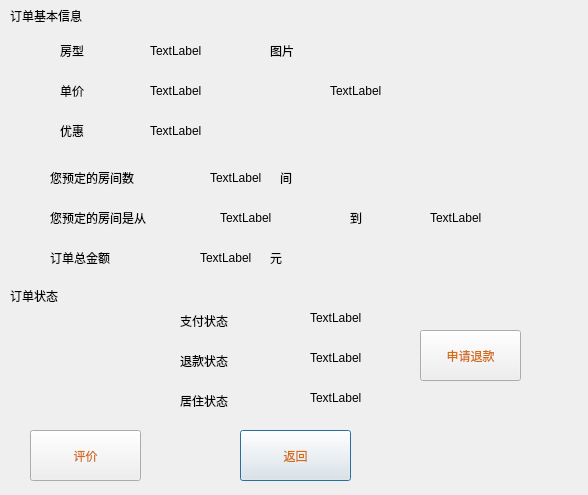
<?xml version="1.0" encoding="UTF-8"?>
<ui version="4.0">
 <class>checkorder</class>
 <widget class="QDialog" name="checkorder">
  <property name="geometry">
   <rect>
    <x>0</x>
    <y>0</y>
    <width>588</width>
    <height>495</height>
   </rect>
  </property>
  <property name="windowTitle">
   <string>查看订单详情</string>
  </property>
  <widget class="QLabel" name="label">
   <property name="geometry">
    <rect>
     <x>60</x>
     <y>40</y>
     <width>71</width>
     <height>21</height>
    </rect>
   </property>
   <property name="styleSheet">
    <string notr="true">font: 10pt &quot;方正清刻本悦宋简体&quot;;</string>
   </property>
   <property name="text">
    <string>房型</string>
   </property>
  </widget>
  <widget class="QLabel" name="label_2">
   <property name="geometry">
    <rect>
     <x>60</x>
     <y>80</y>
     <width>71</width>
     <height>21</height>
    </rect>
   </property>
   <property name="styleSheet">
    <string notr="true">font: 10pt &quot;方正清刻本悦宋简体&quot;;</string>
   </property>
   <property name="text">
    <string>单价</string>
   </property>
  </widget>
  <widget class="QLabel" name="label_3">
   <property name="geometry">
    <rect>
     <x>60</x>
     <y>120</y>
     <width>71</width>
     <height>21</height>
    </rect>
   </property>
   <property name="styleSheet">
    <string notr="true">font: 10pt &quot;方正清刻本悦宋简体&quot;;</string>
   </property>
   <property name="text">
    <string>优惠</string>
   </property>
  </widget>
  <widget class="QLabel" name="label_4">
   <property name="geometry">
    <rect>
     <x>270</x>
     <y>40</y>
     <width>71</width>
     <height>21</height>
    </rect>
   </property>
   <property name="styleSheet">
    <string notr="true">font: 10pt &quot;方正清刻本悦宋简体&quot;;</string>
   </property>
   <property name="text">
    <string>图片</string>
   </property>
  </widget>
  <widget class="QLabel" name="label_5">
   <property name="geometry">
    <rect>
     <x>50</x>
     <y>170</y>
     <width>131</width>
     <height>16</height>
    </rect>
   </property>
   <property name="styleSheet">
    <string notr="true">font: 10pt &quot;方正清刻本悦宋简体&quot;;</string>
   </property>
   <property name="text">
    <string>您预定的房间数</string>
   </property>
  </widget>
  <widget class="QLabel" name="label_6">
   <property name="geometry">
    <rect>
     <x>350</x>
     <y>210</y>
     <width>21</width>
     <height>16</height>
    </rect>
   </property>
   <property name="styleSheet">
    <string notr="true">font: 10pt &quot;方正清刻本悦宋简体&quot;;</string>
   </property>
   <property name="text">
    <string>到</string>
   </property>
  </widget>
  <widget class="QLabel" name="label_7">
   <property name="geometry">
    <rect>
     <x>50</x>
     <y>210</y>
     <width>181</width>
     <height>16</height>
    </rect>
   </property>
   <property name="styleSheet">
    <string notr="true">font: 10pt &quot;方正清刻本悦宋简体&quot;;</string>
   </property>
   <property name="text">
    <string>您预定的房间是从</string>
   </property>
  </widget>
  <widget class="QLabel" name="label_8">
   <property name="geometry">
    <rect>
     <x>50</x>
     <y>250</y>
     <width>121</width>
     <height>16</height>
    </rect>
   </property>
   <property name="styleSheet">
    <string notr="true">font: 10pt &quot;方正清刻本悦宋简体&quot;;</string>
   </property>
   <property name="text">
    <string>订单总金额</string>
   </property>
  </widget>
  <widget class="QLabel" name="label_9">
   <property name="geometry">
    <rect>
     <x>10</x>
     <y>0</y>
     <width>161</width>
     <height>31</height>
    </rect>
   </property>
   <property name="styleSheet">
    <string notr="true">font: 25 14pt &quot;方正经黑简体&quot;;</string>
   </property>
   <property name="text">
    <string>订单基本信息</string>
   </property>
  </widget>
  <widget class="QLabel" name="label_10">
   <property name="geometry">
    <rect>
     <x>10</x>
     <y>270</y>
     <width>101</width>
     <height>51</height>
    </rect>
   </property>
   <property name="styleSheet">
    <string notr="true">font: 25 14pt &quot;方正经黑简体&quot;;</string>
   </property>
   <property name="text">
    <string>订单状态</string>
   </property>
  </widget>
  <widget class="QLabel" name="label_11">
   <property name="geometry">
    <rect>
     <x>180</x>
     <y>310</y>
     <width>71</width>
     <height>21</height>
    </rect>
   </property>
   <property name="styleSheet">
    <string notr="true">font: 10pt &quot;方正清刻本悦宋简体&quot;;</string>
   </property>
   <property name="text">
    <string>支付状态</string>
   </property>
  </widget>
  <widget class="QLabel" name="label_12">
   <property name="geometry">
    <rect>
     <x>180</x>
     <y>350</y>
     <width>71</width>
     <height>21</height>
    </rect>
   </property>
   <property name="styleSheet">
    <string notr="true">font: 10pt &quot;方正清刻本悦宋简体&quot;;</string>
   </property>
   <property name="text">
    <string>退款状态</string>
   </property>
  </widget>
  <widget class="QLabel" name="label_13">
   <property name="geometry">
    <rect>
     <x>180</x>
     <y>390</y>
     <width>71</width>
     <height>21</height>
    </rect>
   </property>
   <property name="styleSheet">
    <string notr="true">font: 10pt &quot;方正清刻本悦宋简体&quot;;</string>
   </property>
   <property name="text">
    <string>居住状态</string>
   </property>
  </widget>
  <widget class="QLabel" name="type">
   <property name="geometry">
    <rect>
     <x>150</x>
     <y>30</y>
     <width>101</width>
     <height>41</height>
    </rect>
   </property>
   <property name="styleSheet">
    <string notr="true">font: 10pt &quot;方正清刻本悦宋简体&quot;;</string>
   </property>
   <property name="text">
    <string>TextLabel</string>
   </property>
  </widget>
  <widget class="QLabel" name="price">
   <property name="geometry">
    <rect>
     <x>150</x>
     <y>80</y>
     <width>81</width>
     <height>21</height>
    </rect>
   </property>
   <property name="styleSheet">
    <string notr="true">font: 10pt &quot;方正清刻本悦宋简体&quot;;</string>
   </property>
   <property name="text">
    <string>TextLabel</string>
   </property>
  </widget>
  <widget class="QLabel" name="discount">
   <property name="geometry">
    <rect>
     <x>150</x>
     <y>120</y>
     <width>81</width>
     <height>21</height>
    </rect>
   </property>
   <property name="styleSheet">
    <string notr="true">font: 10pt &quot;方正清刻本悦宋简体&quot;;</string>
   </property>
   <property name="text">
    <string>TextLabel</string>
   </property>
  </widget>
  <widget class="QLabel" name="roomnum">
   <property name="geometry">
    <rect>
     <x>210</x>
     <y>170</y>
     <width>72</width>
     <height>15</height>
    </rect>
   </property>
   <property name="styleSheet">
    <string notr="true">font: 12pt &quot;方正字迹-典雅楷体简体&quot;;</string>
   </property>
   <property name="text">
    <string>TextLabel</string>
   </property>
  </widget>
  <widget class="QLabel" name="fromtime">
   <property name="geometry">
    <rect>
     <x>220</x>
     <y>210</y>
     <width>101</width>
     <height>16</height>
    </rect>
   </property>
   <property name="styleSheet">
    <string notr="true">font: 12pt &quot;方正字迹-典雅楷体简体&quot;;</string>
   </property>
   <property name="text">
    <string>TextLabel</string>
   </property>
  </widget>
  <widget class="QLabel" name="totime">
   <property name="geometry">
    <rect>
     <x>430</x>
     <y>210</y>
     <width>101</width>
     <height>16</height>
    </rect>
   </property>
   <property name="styleSheet">
    <string notr="true">font: 12pt &quot;方正字迹-典雅楷体简体&quot;;</string>
   </property>
   <property name="text">
    <string>TextLabel</string>
   </property>
  </widget>
  <widget class="QLabel" name="totalmoney">
   <property name="geometry">
    <rect>
     <x>200</x>
     <y>250</y>
     <width>72</width>
     <height>15</height>
    </rect>
   </property>
   <property name="styleSheet">
    <string notr="true">font: 12pt &quot;方正字迹-典雅楷体简体&quot;;</string>
   </property>
   <property name="text">
    <string>TextLabel</string>
   </property>
  </widget>
  <widget class="QLabel" name="paystate">
   <property name="geometry">
    <rect>
     <x>310</x>
     <y>310</y>
     <width>72</width>
     <height>15</height>
    </rect>
   </property>
   <property name="styleSheet">
    <string notr="true">font: 10pt &quot;方正清刻本悦宋简体&quot;;</string>
   </property>
   <property name="text">
    <string>TextLabel</string>
   </property>
  </widget>
  <widget class="QLabel" name="backmonstate">
   <property name="geometry">
    <rect>
     <x>310</x>
     <y>350</y>
     <width>111</width>
     <height>16</height>
    </rect>
   </property>
   <property name="styleSheet">
    <string notr="true">font: 10pt &quot;方正清刻本悦宋简体&quot;;</string>
   </property>
   <property name="text">
    <string>TextLabel</string>
   </property>
  </widget>
  <widget class="QLabel" name="staystate">
   <property name="geometry">
    <rect>
     <x>310</x>
     <y>390</y>
     <width>72</width>
     <height>15</height>
    </rect>
   </property>
   <property name="styleSheet">
    <string notr="true">font: 10pt &quot;方正清刻本悦宋简体&quot;;</string>
   </property>
   <property name="text">
    <string>TextLabel</string>
   </property>
  </widget>
  <widget class="QPushButton" name="back">
   <property name="geometry">
    <rect>
     <x>240</x>
     <y>430</y>
     <width>111</width>
     <height>51</height>
    </rect>
   </property>
   <property name="styleSheet">
    <string notr="true">QPushButton
{
border-image: url(:/Image/ku1.png);
font: 100 11pt &quot;方正清刻本悦宋简体&quot;;
color:rgb(213, 108, 15)
}
QPushButton:hover
{
border-image: url(:/Image/ku2.png);
font: 100 11pt &quot;方正清刻本悦宋简体&quot;;
color:rgb(244, 234, 41)
}
QPushButton:pressed
{
border-image: url(:/Image/ku3.png);
font: 100 11pt &quot;方正清刻本悦宋简体&quot;;
color:rgb(153, 94, 30)
}</string>
   </property>
   <property name="text">
    <string>返回</string>
   </property>
  </widget>
  <widget class="QLabel" name="picture">
   <property name="geometry">
    <rect>
     <x>330</x>
     <y>30</y>
     <width>221</width>
     <height>121</height>
    </rect>
   </property>
   <property name="text">
    <string>TextLabel</string>
   </property>
   <property name="scaledContents">
    <bool>true</bool>
   </property>
  </widget>
  <widget class="QLabel" name="label_14">
   <property name="geometry">
    <rect>
     <x>270</x>
     <y>250</y>
     <width>16</width>
     <height>16</height>
    </rect>
   </property>
   <property name="styleSheet">
    <string notr="true">font: 10pt &quot;方正清刻本悦宋简体&quot;;</string>
   </property>
   <property name="text">
    <string>元</string>
   </property>
  </widget>
  <widget class="QLabel" name="label_15">
   <property name="geometry">
    <rect>
     <x>280</x>
     <y>170</y>
     <width>21</width>
     <height>16</height>
    </rect>
   </property>
   <property name="styleSheet">
    <string notr="true">font: 10pt &quot;方正清刻本悦宋简体&quot;;</string>
   </property>
   <property name="text">
    <string>间</string>
   </property>
  </widget>
  <widget class="QPushButton" name="backmonapply">
   <property name="geometry">
    <rect>
     <x>420</x>
     <y>330</y>
     <width>101</width>
     <height>51</height>
    </rect>
   </property>
   <property name="styleSheet">
    <string notr="true">QPushButton
{
border-image: url(:/Image/ku4.png);
font: 100 11pt &quot;方正清刻本悦宋简体&quot;;
color:rgb(213, 108, 15)
}
QPushButton:hover
{
border-image: url(:/Image/ku5.png);
font: 100 11pt &quot;方正清刻本悦宋简体&quot;;
color:rgb(244, 234, 41)
}
QPushButton:pressed
{
border-image: url(:/Image/ku6.png);
font: 100 11pt &quot;方正清刻本悦宋简体&quot;;
color:rgb(153, 94, 30)
}</string>
   </property>
   <property name="text">
    <string>申请退款</string>
   </property>
  </widget>
  <widget class="QPushButton" name="evaluate">
   <property name="geometry">
    <rect>
     <x>30</x>
     <y>430</y>
     <width>111</width>
     <height>51</height>
    </rect>
   </property>
   <property name="styleSheet">
    <string notr="true">QPushButton
{
border-image: url(:/Image/ku1.png);
font: 100 11pt &quot;方正清刻本悦宋简体&quot;;
color:rgb(213, 108, 15)
}
QPushButton:hover
{
border-image: url(:/Image/ku2.png);
font: 100 11pt &quot;方正清刻本悦宋简体&quot;;
color:rgb(244, 234, 41)
}
QPushButton:pressed
{
border-image: url(:/Image/ku3.png);
font: 100 11pt &quot;方正清刻本悦宋简体&quot;;
color:rgb(153, 94, 30)
}</string>
   </property>
   <property name="text">
    <string>评价</string>
   </property>
  </widget>
 </widget>
 <resources/>
 <connections/>
</ui>
